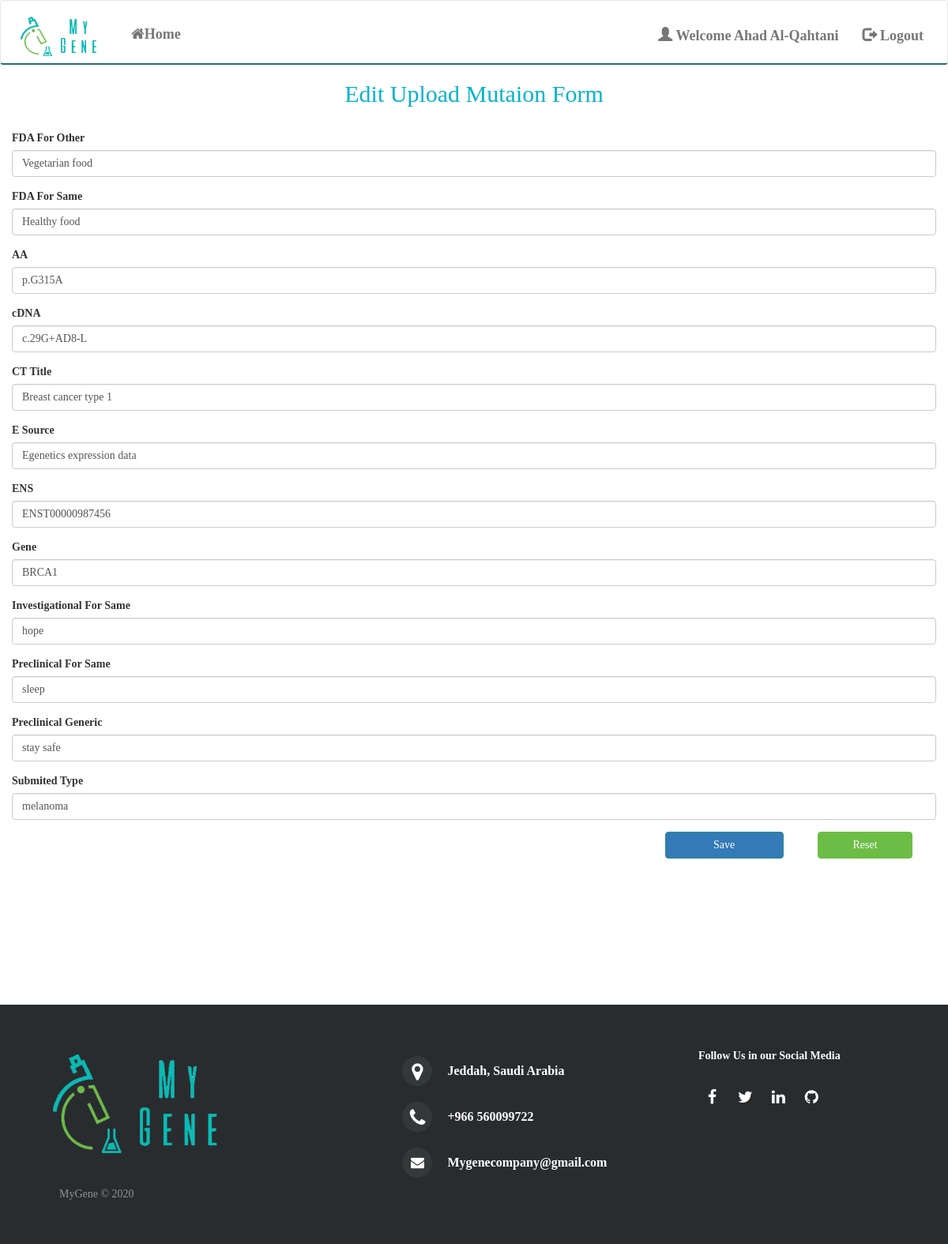
Screenshot of /index.php?page=Edit_Upload&edit=2 (signed in) with the database file from the repository.
### tables this page shows
CREATE TABLE `upload` (
  `id` int(11) NOT NULL,
  `FDA_for_same` varchar(500) NOT NULL,
  `FDA_for_other` varchar(500) NOT NULL,
  `aa` varchar(250) NOT NULL,
  `cDNA` varchar(250) NOT NULL,
  `ct_title` varchar(250) NOT NULL,
  `e_source` varchar(500) NOT NULL,
  `ens` varchar(250) NOT NULL,
  `gene` varchar(250) NOT NULL,
  `investigational_for_same` varchar(250) NOT NULL,
  `preclinical_for_same` varchar(250) NOT NULL,
  `preclinical_generic` varchar(250) NOT NULL,
  `submited_type` varchar(250) NOT NULL,
  `dr_id` varchar(500) NOT NULL,
  `user_id` int(11) NOT NULL
);

### pages/Edit_Upload.php (the view, shortened to what this page needs)
<?php
   include("./Connection.php");
$edit=$_GET['edit'];
$query="SELECT * FROM upload WHERE id='$edit'";
$getdata=mysqli_query($con,$query) or die(mysqli_error($con));
?>
<html>
    <head>
        <link rel="stylesheet" href="css/style.css">
        <link rel="stylesheet" href="https://cdnjs.cloudflare.com/ajax/libs/font-awesome/4.7.0/css/font-awesome.min.css">
        <link rel="stylesheet" href="https://maxcdn.bootstrapcdn.com/bootstrap/3.4.1/css/bootstrap.min.css">
    </head>
<div class="row">
    <div class="col-xl-12 col-lg-12 col-md-12 col-sm-12 col-12">
        <div class="text-center" style="color:#00B4CC;">
            <h2>Edit Upload Mutaion Form</h2>
        </div>
        <br>
        <div class="card">
            <div class="card-body">
                <form id="edit-profile-form" method="POST" id="form" action="controller/Edit_UploadAction.php">
                    <?php
                    $name=mysqli_fetch_array($getdata)
                 ?>
                    <div class="form-group">
                        <label for="inputText1" class="col-form-label">FDA For Other</label>
                        <input id="fda_for_other" name="FDA_for_other" type="text" placeholder="p.E173K"
                            class="form-control" value="<?php echo $name['FDA_for_other']; ?>">
                    </div>
                    <div class="form-group">
                        <label for="inputText2" class="col-form-label">FDA For Same</label>
                        <input id="fda_for_same" name="FDA_for_same" type="text" placeholder="p.E173K"
                            class="form-control" value="<?php echo $name['FDA_for_same']; ?>">
                    </div>
                    <div class="form-group">
                        <label for="inputText3" class="col-form-label">AA</label>
                        <input id="aa" name="aa" type="text" placeholder="p.E173K" class="form-control"
                            value="<?php echo $name['aa']; ?>">
                    </div>
                    <div class="form-group">
                        <label for="inputTex4">cDNA</label>
                        <input id="cDNA" name="cDNA" type="text" placeholder="c.517G+AD4-A" class="form-control"
                            value="<?php echo $name['cDNA']; ?>">
                    </div>
                    <div class="form-group">
                        <label for="inputText5" class="col-form-label">CT Title</label>
                        <input id="ct_title" name="ct_title" type="text" placeholder="p.E173K" class="form-control"
                            value="<?php echo $name['ct_title']; ?>">
                    </div>
                    <div class="form-group">
                        <label for="inputText6" class="col-form-label">E Source</label>
                        <input id="e_source" name="e_source" type="text" placeholder="p.E173K" class="form-control"
                            value="<?php echo $name['e_source']; ?>">
                    </div>
                    <div class="form-group">
                        <label for="inputTex7" class="col-form-label">ENS</label>
                        <input id="ens" name="ens" type="text" class="form-control" placeholder="ENST00000471979"
                            value="<?php echo $name['ens']; ?>">
                    </div>
                    <div class="form-group">
                        <label for="inputTex8">Gene</label>
                        <input id="gene" name="gene" type="text" placeholder="PACRGL" class="form-control"
                            value="<?php echo $name['gene']; ?>">
                    </div>
                    <div class="form-group">
                        <label for="inputText9" class="col-form-label">Investigational For Same</label>
                        <input id="inv_for_same" name="investigational_for_same" type="text" placeholder="p.E173K"
                            class="form-control" value="<?php echo $name['investigational_for_same']; ?>">
                    </div>
                    <div class="form-group">
                        <label for="inputText10" class="col-form-label">Preclinical For Same</label>
                        <input id="preclinical_for_same" name="preclinical_for_same" type="text" placeholder="p.E173K"
                            class="form-control" value="<?php echo $name['preclinical_for_same']; ?>">
                    </div>
                    <div class="form-group">
                        <label for="inputTex11">Preclinical Generic</label>
                        <input id="generic" name="preclinical_generic" type="text" placeholder="/N" class="form-control"
                            value="<?php echo $name['preclinical_generic']; ?>">
                    </div>
                    <div class="form-group">
                        <label for="inputTex12">Submited Type</label>
                        <input id="submited" name="submited_type" type="text" placeholder="melanoma"
                            class="form-control" value="<?php echo $name['submited_type']; ?>">
                    </div>
                    <div class="container">
                        <div class="col-md-12">
                            <div class="form-group pull-right">
                                <input type="submit" name="signup" value="Save" class="btn btn-primary" style="width: 150px;" onclick="javascript:confirmationDelete($(this))";return false></input>
                                <button type="reset" class="btn btn-success">Reset</button>
                            </div>
                        </div>
                    </div>
                </form>
            </div>
        </div>
    </div>
</div>
</html>

### css/style.css (style rules this page uses)
* { font-family: 'Montserrat'; }
.row { display:contents; }
.btn-success { margin-left:40px; width:120px; }
h1, h2, h4 { font-weight: bold; font-size: 20px; color: #21706d; }
.btn-success { background-color: #6cbd46 !important; border-color: #6cbd46 !important; }
.btn-primary { background-color: #298c8c; border-color: #298c8c !important; }

### rows the page displays
upload: FDA_for_other "Vegetarian food", FDA_for_same "Healthy food", aa "p.G315A", cDNA "c.29G+AD8-L", ct_title "Breast cancer type 1", e_source "Egenetics expression data", ens "ENST00000987456", gene "BRCA1", investigational_for_same "hope", preclinical_for_same "sleep", preclinical_generic "stay safe", submited_type "melanoma"

### other values shown
$_SESSION['Name'] "Ahad Al-Qahtani"
